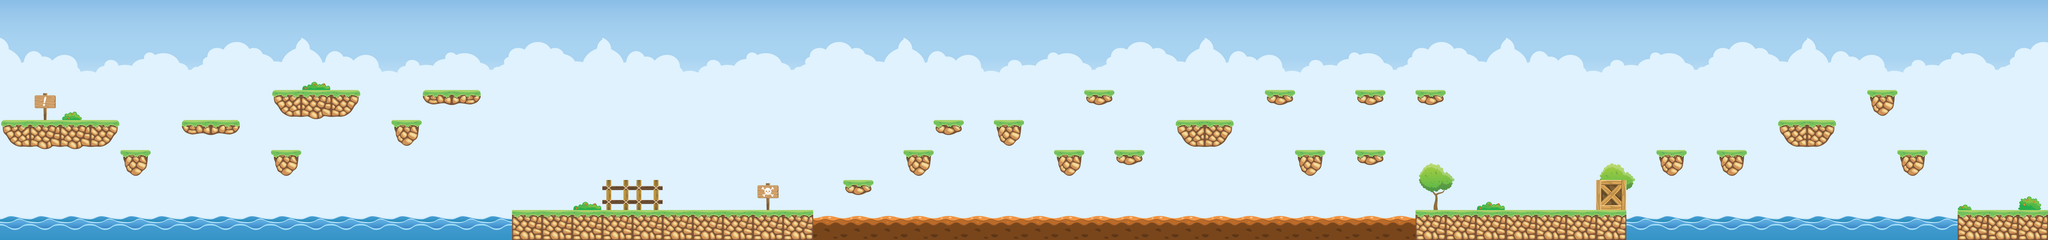

The image is a tile-based game level rendered from a .tmx file. Its description and source (layers, tilesets, objects; grid data summarised) follow:
An orthogonal 68x8 tile map with 128x128 px tiles, 3 tile layers (background, decoracoes, plataforma) and 49 objects.

<map version="1.2" tiledversion="1.3.5" orientation="orthogonal" renderorder="right-down" width="68" height="8" tilewidth="128" tileheight="128" infinite="0" nextlayerid="15" nextobjectid="243">
 <editorsettings>
  <export target="nivel2.json" format="json" />
 </editorsettings>
 <tileset firstgid="1" name="pirateisland" tilewidth="128" tileheight="128" tilecount="132" columns="22">
  <image source="pirateisland.png" width="2816" height="768" />
 </tileset>
 <layer id="1" name="background" width="68" height="8">
  <data>[544 cells, 544 non-empty, 48 distinct tile ids]</data>
 </layer>
 <layer id="4" name="decoracoes" width="68" height="8">
  <data>[544 cells, 69 non-empty, 13 distinct tile ids]</data>
 </layer>
 <layer id="2" name="plataforma" width="68" height="8">
  <data>[544 cells, 55 non-empty, 9 distinct tile ids]</data>
 </layer>
 <objectgroup id="8" name="plataforma">
  <object id="109" x="6" y="510" width="482" height="126" />
  <object id="110" x="511.333" y="639.333" width="125.333" height="110" />
  <object id="111" x="771.333" y="510.667" width="247.333" height="65.3333" />
  <object id="112" x="1150.67" y="639.333" width="126.667" height="108.667" />
  <object id="114" x="1156" y="382" width="374" height="122" />
  <object id="116" x="1663.33" y="510" width="126.667" height="108.667" />
  <object id="117" x="1795.33" y="382.667" width="248" height="64.6667" />
  <object id="122" x="4223.33" y="511.333" width="126.667" height="110.667" />
  <object id="123" x="4480" y="640" width="128" height="110" />
  <object id="124" x="4736" y="639.333" width="128" height="64" />
  <object id="125" x="4606.67" y="384" width="128.667" height="64.6667" />
  <object id="127" x="4996.67" y="510.667" width="246" height="114.667" />
  <object id="129" x="5504" y="638.667" width="127.333" height="110.667" />
  <object id="131" x="5759.33" y="638" width="127.333" height="66" />
  <object id="132" x="5759.33" y="383.333" width="129.333" height="64" />
  <object id="134" x="6014.67" y="383.333" width="128" height="62" />
  <object id="140" x="7297.33" y="638" width="124.667" height="111.333" />
  <object id="141" x="7557.33" y="511.333" width="244.667" height="114" />
  <object id="143" x="7936.67" y="385.333" width="127.333" height="106.667" />
  <object id="165" x="6016" y="896" width="894.667" height="126.667" />
  <object id="167" x="2176" y="897.333" width="1278.67" height="126.667" />
  <object id="225" x="8066" y="638" width="128" height="114" />
  <object id="226" x="8322" y="894" width="380" height="128" />
  <object id="231" x="3584" y="764" width="128" height="74.6667" />
  <object id="233" x="3840" y="636" width="128" height="114.667" />
  <object id="234" x="3968" y="513.333" width="126.667" height="62.6667" />
  <object id="236" x="5370.67" y="384" width="134.667" height="65.3333" />
  <object id="237" x="6784" y="764" width="126.667" height="132" />
  <object id="241" x="7040" y="638.667" width="125.333" height="108" />
 </objectgroup>
 <objectgroup id="9" name="inimigo">
  <object id="175" x="7678.79" y="372.727" width="127.273" height="133.333" />
  <object id="176" x="6530.3" y="763.636" width="124.242" height="133.333" />
  <object id="177" x="5111.79" y="375.334" width="136.364" height="139.394" />
  <object id="179" x="2945.45" y="763.636" width="130.303" height="127.273" />
  <object id="181" x="2300" y="757.576" width="133.333" height="133.333" />
  <object id="182" x="1406.06" y="251.515" width="130.303" height="130.303" />
 </objectgroup>
 <objectgroup id="10" name="moeda">
  <object id="183" x="549.03" y="580.03" width="48.364" height="47.394" />
  <object id="209" x="929.818" y="456.303" width="48.364" height="47.394" />
  <object id="210" x="1199.82" y="319.303" width="48.364" height="47.394" />
  <object id="211" x="1952.82" y="317.303" width="48.364" height="47.394" />
  <object id="212" x="3365.82" y="828.303" width="48.364" height="47.394" />
  <object id="214" x="4260.82" y="453.303" width="48.364" height="47.394" />
  <object id="215" x="4646.82" y="323.303" width="48.364" height="47.394" />
  <object id="216" x="4770.82" y="573.303" width="48.364" height="47.394" />
  <object id="217" x="5802.82" y="579.303" width="48.364" height="47.394" />
  <object id="218" x="5795.82" y="322.303" width="48.364" height="47.394" />
  <object id="220" x="7334.82" y="570.303" width="48.364" height="47.394" />
 </objectgroup>
 <objectgroup id="11" name="coracao">
  <object id="227" x="6396" y="766" width="132" height="130" />
  <object id="228" x="1660" y="380" width="132" height="128" />
 </objectgroup>
 <objectgroup id="12" name="Cercas">
  <object id="242" x="2554.55" y="760.606" width="257.576" height="133.333" />
 </objectgroup>
</map>